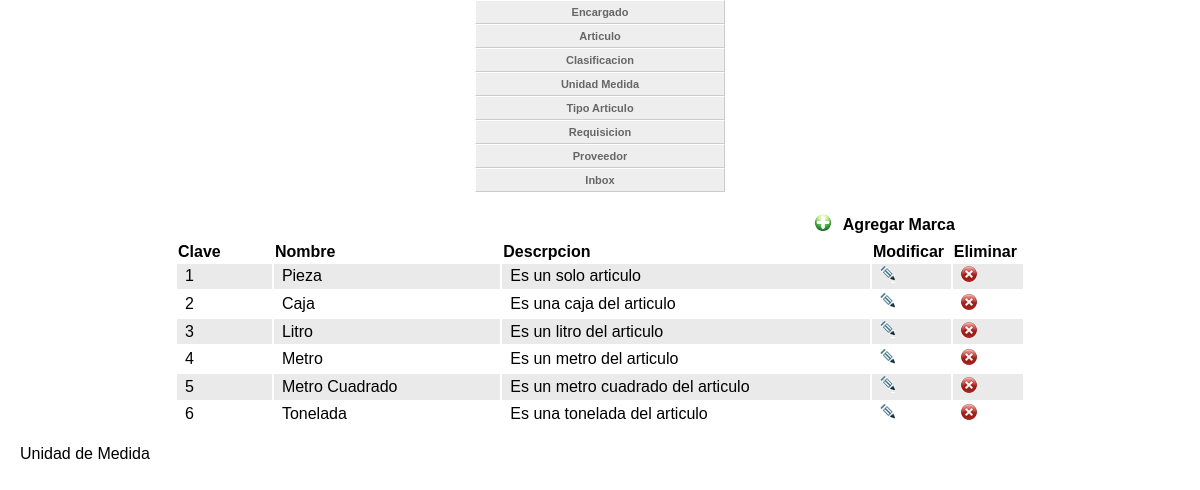
Screenshot of /catalogos/unidadmedida.php with the database file from the repository.
### tables this page shows
CREATE TABLE `unidadmedida` (
  `clave` int(11) NOT NULL,
  `nombre` varchar(30) default NULL,
  `descripcion` varchar(200) default NULL,
  `id_unidadmedida` int(11) NOT NULL auto_increment,
  PRIMARY KEY  (`id_unidadmedida`)
);

### catalogos/unidadmedida.php (the view, shortened to what this page needs)
<!DOCTYPE html PUBLIC "-//W3C//DTD XHTML 4.01 Transitional//EN" "http://www.w3.org/TR/xhtml1/DTD/xhtml1-transitional.dtd">
<html xmlns="http://www.w3.org/1999/xhtml">
<head>
</head>
<body onload="cargar();" onunload="window.opener.history.go(0);" >
                        <div  align="center" class="cssMenu">
							<ul id="navmenu">
  <li><a  href="../index_
  <li><a >Catalogos +</a>
    <ul>
    <li> <a  href="../catalogos/encargado.php">Encargado</a> </li>
    <li> <a href="articulo.php"  >Articulo</a> </li>
    <li> <a href="clasificacion.php"  >Clasificacion</a> </li>
    <li> <a href="unidadmedida.php"  >Unidad Medida</a> </li>
    <li> <a href="tipoarticulo.php"  >Tipo Articulo</a> </li>
    <li> <a href="selecciona_departamento.php"  >Requisicion</a> </li>
       <li> <a href="CalizTProvedor.php"  >Proveedor</a> </li>
    <li><a href="inbox_a.php">Inbox</a></li>
    </ul>
						</div>
<form id="form1" name="form1" method="post" action="">
  <table width="850" border="0" align="center">
    <tr>
      <td colspan="5"><table width="100%" border="0">
        <tr>
          <td width="76%">&nbsp;</td>
          <td width="3%"><a href="../catalogos_agregar/agregar_unidadmedida.php" title="Agregar Unidad de Medida" rel="gb_page_center[740,250]"><img src="../imagenes/add.png" width="18" height="18" alt="Agregar" border="0" /></a></td>
          <th width="21%">Agregar Marca</th>
        </tr>
      </table></td>
    </tr>
    <tr>
      <th width="86">Clave</th>
      <th width="208">Nombre</th>
      <th width="339">Descrpcion</th>
      <th width="66">Modificar</th>
      <th width="56">Eliminar</th>
    </tr>
<?PHP
	$Sql="SELECT * FROM unidadmedida order by clave";
	$ISql = mysql_query($Sql);
	$num=mysql_num_rows($ISql);
	if($num>0)
	{
		$a=1;
		while($row = mysql_fetch_array($ISql))
		{
		if($a==0)
		{
			$a=1;
			}else{?>
            <tr class="odd">
			<? $a=0;}?>
      			<td><?=$row[0];?></td>
		      	<td><?=$row[1];?></td>
      			<td><?=$row[2];?></td>
      			<td align="center"><a href="../catalogos_modificar/modificar_unidadmedida.php?idd=<?=$row[0]; ?>" title="Modificar Unidad de Medida" rel="gb_page_center[740,250]"><img src="../imagenes/ico_edit.gif" width="15" height="17" border="0"/></a></td>
                <td align="center"><img src="../imagenes/delete.gif" width="16" height="16" alt="Eliminar" border="0" onclick="eliminar('<?=$row[0];?>');" /></tr>
<?
		}
	}
?>
  </table>
</form>
						<span class="txtcontenidoazul">Unidad de Medida</span>
<link type="text/css" rel="stylesheet" href="../stylesheets/TableGear.css" />
<link href="../greybox/gb_styles.css" rel="stylesheet" type="text/css" />
</body>
</html>

### catalogos/cssmenuhorizontal.css (style rules this page uses)
ul#navmenu, ul#navmenu li, ul#navmenu ul { margin: 0; border: 0 none; padding: 0; width: 250px; list-style: none; }
ul#navmenu li { display: block !important; display: inline; position: relative; }
ul#navmenu a { border: 1px solid #FFF; border-right-color: #CCC; border-bottom-color: #CCC; padding: 0 6px; display: block; background: #EEE; color: #666; font: bold 11px/22px Verdana, Arial, Helvetica, sans-serif; text-decoration: none; height: auto !important; height: 100%; }

### stylesheets/TableGear.css (style rules this page uses)
body { margin: 0 auto; padding: 0 20px 20px 20px; font-family: Tahoma, Helvetica, Arial, sans-serif; }
form { padding: 1em; }
tr.odd { background-color: #eaeaea; }
th,td { text-align: left; }
td { height: 1.6em; padding: 0 0.5em; }

### catalogos/unidadmedida.php (style rules this page uses)
a { color: #900; text-decoration: none; }

### rows the page displays
unidadmedida: clave "1", nombre "Pieza", descripcion "Es un solo articulo"
unidadmedida: clave "2", nombre "Caja", descripcion "Es una caja del articulo"
unidadmedida: clave "3", nombre "Litro", descripcion "Es un litro del articulo"
unidadmedida: clave "4", nombre "Metro", descripcion "Es un metro del articulo"
unidadmedida: clave "5", nombre "Metro Cuadrado", descripcion "Es un metro cuadrado del articulo"
unidadmedida: clave "6", nombre "Tonelada", descripcion "Es una tonelada del articulo"
